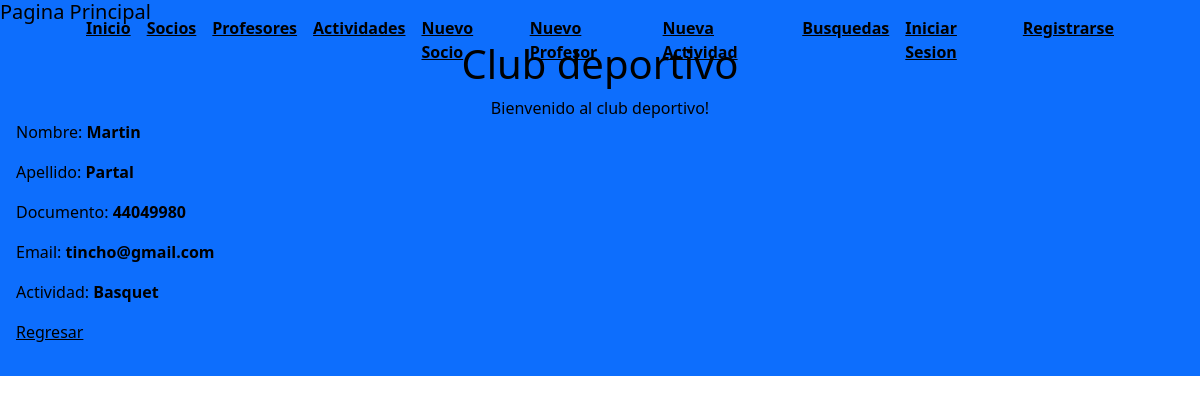
Screenshot of /socio/detalle/1/ (signed in) with the database file from the repository.
### AppProyecto/models.py (models this page shows, shortened)
class Socios(models.Model):
    nombre = models.CharField(max_length=30)
    apellido = models.CharField(max_length=30)
    documento = models.IntegerField()
    email = models.EmailField()
    actividad = models.CharField(max_length=30)

### AppProyecto/clases_views.py (the view)
# urls.py: path('socio/detalle/<int:pk>/', clases_views.SocioDetalle.as_view(), name='Detail-socio'),
class SocioDetalle(LoginRequiredMixin,DetailView):
    model = Socios
    template_name = "appProyecto/clases_vistas/socio_detalle.html"

### AppProyecto/templates/appProyecto/clases_vistas/socio_detalle.html (shortened to what this page needs)
<!DOCTYPE html>
<html lang="en">
<head>
</head>
<body>
    {% extends 'AppProyecto/padre.html' %}
{% load static %}
{% block main %}
<p>Nombre: <strong>{{ socios.nombre }}</strong></p>
<p>Apellido: <strong>{{ socios.apellido }}</strong></p>
<p>Documento: <strong>{{ socios.documento }}</strong></p>
<p>Email: <strong>{{ socios.email }}</strong></p>
<p>Actividad: <strong>{{ socios.actividad }}</strong></p>
<p>
    <a style="color: black;" href="{% url 'lista-socios' %}">Regresar</a>
</p>
{% endblock main %}

### rows the page displays
Socios: nombre "Martin", apellido "Partal", documento "44049980", email "tincho@gmail.com", actividad "Basquet"
